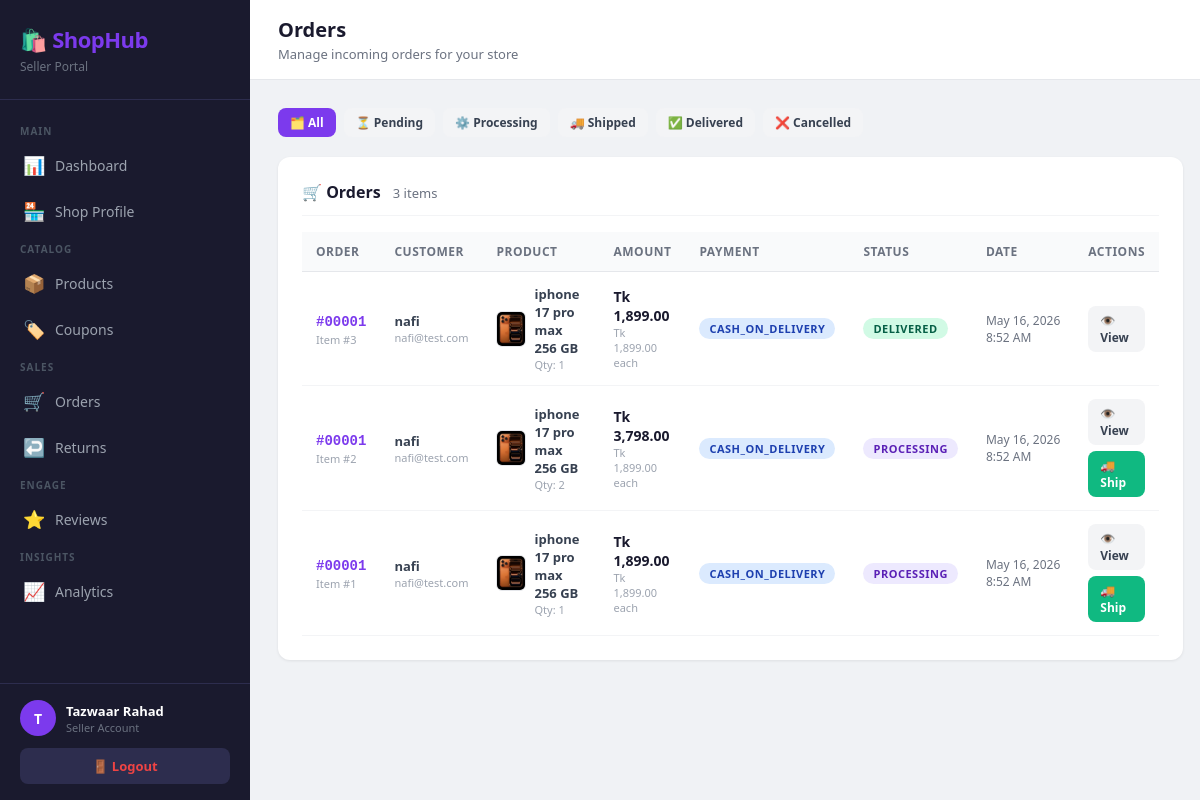
The page /seller/index.php?page=orders (signed in) on the database its author committed.
### tables this page shows
CREATE TABLE `order_items` (
  `id` int(11) NOT NULL,
  `order_id` int(11) NOT NULL,
  `product_id` int(11) NOT NULL,
  `seller_id` int(11) NOT NULL,
  `quantity` int(11) NOT NULL,
  `price` decimal(10,2) NOT NULL,
  `status` enum('pending','confirmed','processing','shipped','delivered','cancelled') DEFAULT 'pending',
  `tracking_note` varchar(255) DEFAULT NULL,
  `updated_at` timestamp NULL DEFAULT NULL
);

CREATE TABLE `orders` (
  `id` int(11) NOT NULL,
  `user_id` int(11) NOT NULL,
  `shipping_address` text NOT NULL,
  `payment_method` varchar(50) DEFAULT NULL,
  `subtotal` decimal(10,2) NOT NULL,
  `discount_amount` decimal(10,2) DEFAULT 0.00,
  `total_amount` decimal(10,2) NOT NULL,
  `coupon_id` int(11) DEFAULT NULL,
  `created_at` timestamp NOT NULL DEFAULT current_timestamp()
);

CREATE TABLE `users` (
  `id` int(11) NOT NULL,
  `name` varchar(100) NOT NULL,
  `email` varchar(150) NOT NULL,
  `password` varchar(255) NOT NULL,
  `phone` varchar(20) DEFAULT NULL,
  `role` enum('customer','seller','delivery_manager','admin') NOT NULL,
  `profile_pic` varchar(255) DEFAULT NULL,
  `is_active` tinyint(1) DEFAULT 1,
  `created_at` timestamp NOT NULL DEFAULT current_timestamp()
);

CREATE TABLE `products` (
  `id` int(11) NOT NULL,
  `seller_id` int(11) NOT NULL,
  `category_id` int(11) NOT NULL,
  `name` varchar(200) NOT NULL,
  `description` text DEFAULT NULL,
  `price` decimal(10,2) NOT NULL,
  `stock_quantity` int(11) DEFAULT 0,
  `primary_image` varchar(255) DEFAULT NULL,
  `is_available` tinyint(1) DEFAULT 1,
  `created_at` timestamp NOT NULL DEFAULT current_timestamp(),
  `updated_at` timestamp NULL DEFAULT NULL
);

### seller/controllers/OrderController.php (called while the page is built, shortened)
<?php
require_once __DIR__ . '/../models/Order.php';
class OrderController {
    private Order $orderModel;
    public function __construct() {
        $this->orderModel = new Order();
    }
    public function index(): void {
        $sellerId      = $_SESSION['seller_id'];
        $currentFilter = $_GET['status'] ?? 'all';
        $orders = $this->orderModel->getAllBySeller($sellerId, $currentFilter);
        require_once __DIR__ . '/../views/orders/index.php';
    }
}

### seller/config/database.php (called while the page is built, shortened)
<?php
function getDB() {
    $conn = new mysqli(DB_HOST, DB_USER, DB_PASS, DB_NAME);
    $conn->set_charset('utf8mb4');
    return $conn;
}

### seller/models/Order.php (called while the page is built, shortened)
<?php
class Order {
    private $db;
    public function __construct() {
        $this->db = getDB();
    }
    public function getAllBySeller(int $sellerId, string $status = ''): array {
        if ($status && $status !== 'all') {
            $stmt = $this->db->prepare(
                "SELECT oi.id AS item_id, oi.status, oi.quantity, oi.price,
                        oi.tracking_note, oi.updated_at AS item_updated,
                        o.id AS order_id, o.created_at, o.payment_method,
                        p.name AS product_name, p.primary_image,
                        u.name AS customer_name, u.email AS customer_email
                 FROM order_items oi
                 JOIN orders o   ON o.id  = oi.order_id
                 JOIN products p ON p.id  = oi.product_id
                 JOIN users u    ON u.id  = o.user_id
                 WHERE oi.seller_id = ? AND oi.status = ?
                 ORDER BY o.created_at DESC"
            );
            $stmt->bind_param("is", $sellerId, $status);
        } else {
            $stmt = $this->db->prepare(
                "SELECT oi.id AS item_id, oi.status, oi.quantity, oi.price,
                        oi.tracking_note, oi.updated_at AS item_updated,
                        o.id AS order_id, o.created_at, o.payment_method,
                        p.name AS product_name, p.primary_image,
                        u.name AS customer_name, u.email AS customer_email
                 FROM order_items oi
                 JOIN orders o   ON o.id  = oi.order_id
                 JOIN products p ON p.id  = oi.product_id
                 JOIN users u    ON u.id  = o.user_id
                 WHERE oi.seller_id = ?
                 ORDER BY o.created_at DESC"
            );
            $stmt->bind_param("i", $sellerId);
        }
        $stmt->execute();
        $result = $stmt->get_result()->fetch_all(MYSQLI_ASSOC);
        return $result;
    }
}

### seller/views/orders/index.php (the view, shortened to what this page needs)
<?php require_once __DIR__ . '/../layout/header.php'; requireSeller(); ?>
<div style="display:flex;gap:8px;margin-bottom:20px;flex-wrap:wrap;">
    <?php
    $filters = [
        'all'        => '🗂️ All',
        'pending'    => '⏳ Pending',
        'processing' => '⚙️ Processing',
        'shipped'    => '🚚 Shipped',
        'delivered'  => '✅ Delivered',
        'cancelled'  => '❌ Cancelled',
    ];
    foreach ($filters as $val => $label):
        $active = ($currentFilter === $val) ? 'btn-primary' : 'btn-secondary';
    ?>
        <a href="index.php?page=orders&status=<?= $val ?>"
           class="btn <?= $active ?> btn-sm">
            <?= $label ?>
        </a>
    <?php endforeach; ?>
</div>
<div class="card">
    <div class="card-title">
        🛒 Orders
        <span style="font-size:13px;font-weight:400;color:#6b7280;margin-left:8px;">
            <?= count($orders) ?> item<?= count($orders) !== 1 ? 's' : '' ?>
        </span>
    </div>
    <?php if (empty($orders)): ?>
        <div class="empty-state">
            <div class="icon">📭</div>
            <p>No orders found<?= $currentFilter !== 'all' ? ' for this status' : '' ?>.</p>
        </div>
    <?php else: ?>
        <div class="table-wrap">
            <table>
                <thead>
                    <tr>
                        <th>Order</th>
                        <th>Customer</th>
                        <th>Product</th>
                        <th>Amount</th>
                        <th>Payment</th>
                        <th>Status</th>
                        <th>Date</th>
                        <th>Actions</th>
                    </tr>
                </thead>
                <tbody>
                    <?php foreach ($orders as $o): ?>
                    <tr>
                        <td>
                            <a href="index.php?page=orders-detail&id=<?= $o['order_id'] ?>"
                               style="font-weight:700;color:#7c3aed;text-decoration:none;
                                      font-family:monospace;">
                                #<?= str_pad($o['order_id'], 5, '0', STR_PAD_LEFT) ?>
                            </a>
                            <div style="font-size:11px;color:#9ca3af;margin-top:2px;">
                                Item #<?= $o['item_id'] ?>
                            </div>
                        </td>
                        <td>
                            <div style="font-weight:600;font-size:13px;color:#374151;">
                                <?= htmlspecialchars($o['customer_name']) ?>
                            </div>
                            <div style="font-size:11px;color:#9ca3af;">
                                <?= htmlspecialchars($o['customer_email']) ?>
                            </div>
                        </td>
                        <td>
                            <div style="display:flex;align-items:center;gap:8px;">
                                <?php if (!empty($o['primary_image'])): ?>
                                    <img src="<?= htmlspecialchars($o['primary_image']) ?>"
                                         style="width:36px;height:36px;border-radius:6px;
                                                object-fit:cover;border:1px solid #e5e7eb;">
                                <?php endif; ?>
                                <div>
                                    <div style="font-size:13px;font-weight:600;color:#374151;">
                                        <?= htmlspecialchars($o['product_name']) ?>
                                    </div>
                                    <div style="font-size:11px;color:#9ca3af;">
                                        Qty: <?= $o['quantity'] ?>
                                    </div>
                                </div>
                            </div>
                        </td>
                        <td>
                            <strong style="color:#1a1a2e;">
                                Tk <?= number_format($o['price'] * $o['quantity'], 2) ?>
                            </strong>
                            <div style="font-size:11px;color:#9ca3af;">
                                Tk <?= number_format($o['price'], 2) ?> each
                            </div>
                        </td>
                        <td>
                            <span class="badge badge-info">
                                <?= htmlspecialchars(ucfirst($o['payment_method'])) ?>
                            </span>
                        </td>
                        <td>
                            <?php
                            $badgeMap = [
                                'pending'    => 'badge-warning',
                                'processing' => 'badge-purple',
                                'shipped'    => 'badge-info',
                                'delivered'  => 'badge-success',
                                'cancelled'  => 'badge-danger',
                            ];
                            $badge = $badgeMap[$o['status']] ?? 'badge-gray';
                            ?>
                            <span class="badge <?= $badge ?>">
                                <?= ucfirst($o['status']) ?>
                            </span>
                        </td>
                        <td style="font-size:12px;color:#6b7280;white-space:nowrap;">
                            <?= date('M j, Y', strtotime($o['created_at'])) ?>
                            <div><?= date('g:i A', strtotime($o['created_at'])) ?></div>
                        </td>
                        <td>
                            <div style="display:flex;gap:6px;flex-wrap:wrap;">
                                <a href="index.php?page=orders-detail&id=<?= $o['order_id'] ?>"
                                   class="btn btn-secondary btn-sm">
                                    👁️ View
                                </a>
                                <?php
                                $allowed = [
                                    'pending'    => ['processing' => '⚙️ Confirm'],
                                    'processing' => ['shipped'    => '🚚 Ship'],
                                ];
                                if (isset($allowed[$o['status']])):
                                    foreach ($allowed[$o['status']] as $next => $label):
                                ?>
                                    <a href="index.php?page=orders-update&item_id=<?= $o['item_id'] ?>&status=<?= $next ?>"
                                       class="btn btn-success btn-sm"
                                       onclick="return confirm('Mark this item as <?= $next ?>?')">
                                        <?= $label ?>
                                    </a>
                                <?php
                                    endforeach;
                                endif;
                                ?>
                            </div>
                        </td>
                    </tr>
                    <?php endforeach; ?>
                </tbody>
            </table>
        </div>
    <?php endif; ?>
</div>
<?php require_once __DIR__ . '/../layout/footer.php'; ?>

### seller/views/layout/header.php (style rules this page uses)
* { margin: 0; padding: 0; box-sizing: border-box; }
body { font-family: 'Segoe UI', sans-serif; background: #f0f2f5; color: #1a1a2e; display: flex; min-height: 100vh; }
.card { background: #fff; border-radius: 12px; padding: 24px; box-shadow: 0 1px 3px rgba(0,0,0,0.08); margin-bottom: 20px; }
.card-title { font-size: 16px; font-weight: 700; color: #1a1a2e; margin-bottom: 16px; padding-bottom: 12px; border-bottom: 1px solid #f3f4f6; }
.btn { display: inline-flex; align-items: center; gap: 6px; padding: 9px 18px; border-radius: 8px; font-size: 14px; font-weight: 600; cursor: pointer; border: none; text-decoration: none; transition: all 0.2s; }
.btn-primary { background: #7c3aed; color: #fff; }
.btn-success { background: #10b981; color: #fff; }
.btn-secondary { background: #f3f4f6; color: #374151; }
.btn-sm { padding: 6px 12px; font-size: 12px; }
.table-wrap { overflow-x: auto; }
table { width: 100%; border-collapse: collapse; font-size: 14px; }
th { background: #f9fafb; padding: 11px 14px; text-align: left; font-size: 12px; font-weight: 700; color: #6b7280; text-transform: uppercase; letter-spacing: 0.5px; border-bottom: 1px solid #e5e7eb; }
td { padding: 13px 14px; border-bottom: 1px solid #f3f4f6; color: #374151; }
.badge { display: inline-block; padding: 3px 10px; border-radius: 20px; font-size: 11px; font-weight: 700; text-transform: uppercase; letter-spacing: 0.5px; }
.badge-success { background: #d1fae5; color: #065f46; }
.badge-info { background: #dbeafe; color: #1e40af; }
.badge-purple { background: #ede9fe; color: #5b21b6; }

### rows shown on the page
order_items: order "00001", id "3", users.name "nafi", users.email "nafi@test.com", product.primary_image (picture), product.name "iphone 17 pro max 256 GB", quantity "1", $o['price'] * $o['quantity'] "1,899.00", price "1,899.00", order.payment_method "CASH_ON_DELIVERY", status "DELIVERED", order.created_at "May 16, 2026", order.created_at "8:52 AM"
order_items: order "00001", id "2", users.name "nafi", users.email "nafi@test.com", product.primary_image (picture), product.name "iphone 17 pro max 256 GB", quantity "2", $o['price'] * $o['quantity'] "3,798.00", price "1,899.00", order.payment_method "CASH_ON_DELIVERY", status "PROCESSING", order.created_at "May 16, 2026", order.created_at "8:52 AM", status "🚚 Ship"
order_items: order "00001", id "1", users.name "nafi", users.email "nafi@test.com", product.primary_image (picture), product.name "iphone 17 pro max 256 GB", quantity "1", $o['price'] * $o['quantity'] "1,899.00", price "1,899.00", order.payment_method "CASH_ON_DELIVERY", status "PROCESSING", order.created_at "May 16, 2026", order.created_at "8:52 AM", status "🚚 Ship"

### other values the page prints
substr($_SESSION['name'], 0, 1) "T"
$_SESSION['name'] "Tazwaar Rahad"
$pageTitle "Orders"
$pageSubtitle "Manage incoming orders for your store"
$label "🗂️ All"
$label "⏳ Pending"
$label "⚙️ Processing"
$label "🚚 Shipped"
$label "✅ Delivered"
$label "❌ Cancelled"
count($orders) "3"
